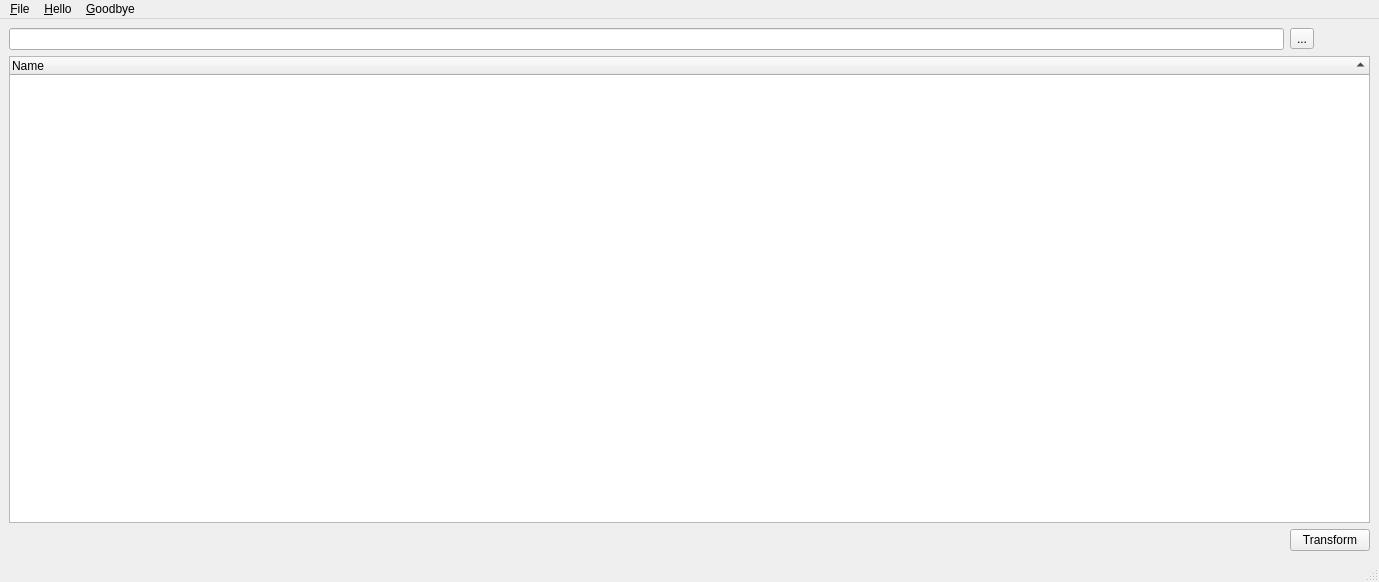
<?xml version="1.0" encoding="UTF-8"?>
<ui version="4.0">
 <class>CMainWindow</class>
 <widget class="QMainWindow" name="CMainWindow">
  <property name="geometry">
   <rect>
    <x>0</x>
    <y>0</y>
    <width>1379</width>
    <height>582</height>
   </rect>
  </property>
  <property name="windowTitle">
   <string>Multi Movie in a Dir Finder</string>
  </property>
  <property name="windowIcon">
   <iconset resource="application.qrc">
    <normaloff>:/resources/open.png</normaloff>:/resources/open.png</iconset>
  </property>
  <widget class="QWidget" name="centralwidget">
   <layout class="QGridLayout" name="gridLayout">
    <item row="2" column="0" colspan="3">
     <spacer name="horizontalSpacer">
      <property name="orientation">
       <enum>Qt::Horizontal</enum>
      </property>
      <property name="sizeHint" stdset="0">
       <size>
        <width>1257</width>
        <height>20</height>
       </size>
      </property>
     </spacer>
    </item>
    <item row="2" column="3">
     <widget class="QPushButton" name="btnTransform">
      <property name="text">
       <string>Transform</string>
      </property>
     </widget>
    </item>
    <item row="1" column="0" colspan="4">
     <widget class="QTreeWidget" name="directories">
      <property name="editTriggers">
       <set>QAbstractItemView::NoEditTriggers</set>
      </property>
      <property name="alternatingRowColors">
       <bool>true</bool>
      </property>
      <property name="selectionMode">
       <enum>QAbstractItemView::MultiSelection</enum>
      </property>
      <property name="sortingEnabled">
       <bool>true</bool>
      </property>
      <column>
       <property name="text">
        <string notr="true">Name</string>
       </property>
      </column>
     </widget>
    </item>
    <item row="0" column="3">
     <widget class="QToolButton" name="btnSelectDir">
      <property name="text">
       <string>...</string>
      </property>
      <property name="icon">
       <iconset resource="application.qrc">
        <normaloff>:/resources/open.png</normaloff>:/resources/open.png</iconset>
      </property>
     </widget>
    </item>
    <item row="0" column="0" colspan="3">
     <widget class="NSABUtils::CDelayLineEdit" name="dir">
      <property name="sizePolicy">
       <sizepolicy hsizetype="Expanding" vsizetype="Fixed">
        <horstretch>0</horstretch>
        <verstretch>0</verstretch>
       </sizepolicy>
      </property>
     </widget>
    </item>
   </layout>
  </widget>
  <widget class="NSABUtils::CMenuBarEx" name="menubar">
   <property name="geometry">
    <rect>
     <x>0</x>
     <y>0</y>
     <width>1379</width>
     <height>22</height>
    </rect>
   </property>
   <widget class="QMenu" name="menuFile">
    <property name="title">
     <string>&amp;File</string>
    </property>
    <addaction name="actionSetDirectory"/>
    <addaction name="separator"/>
    <addaction name="actionExit"/>
   </widget>
   <widget class="QMenu" name="menuHello">
    <property name="title">
     <string>&amp;Hello</string>
    </property>
    <addaction name="actionasd"/>
    <addaction name="actionad"/>
   </widget>
   <widget class="QMenu" name="menuGoodbye">
    <property name="title">
     <string>&amp;Goodbye</string>
    </property>
    <addaction name="actionasdasd"/>
    <addaction name="actionasdasd_2"/>
   </widget>
   <addaction name="menuFile"/>
   <addaction name="menuHello"/>
   <addaction name="menuGoodbye"/>
  </widget>
  <widget class="QStatusBar" name="statusbar"/>
  <action name="actionSetDirectory">
   <property name="text">
    <string>Set &amp;Directory...</string>
   </property>
  </action>
  <action name="actionExit">
   <property name="text">
    <string>E&amp;xit</string>
   </property>
  </action>
  <action name="actionasd">
   <property name="text">
    <string>asd</string>
   </property>
  </action>
  <action name="actionad">
   <property name="text">
    <string>ad</string>
   </property>
  </action>
  <action name="actionasdasd">
   <property name="text">
    <string>asdasd</string>
   </property>
  </action>
  <action name="actionasdasd_2">
   <property name="text">
    <string>asdasd</string>
   </property>
  </action>
 </widget>
 <customwidgets>
  <customwidget>
   <class>NSABUtils::CDelayLineEdit</class>
   <extends>QLineEdit</extends>
   <header>SABUtils/DelayLineEdit.h</header>
  </customwidget>
  <customwidget>
   <class>NSABUtils::CMenuBarEx</class>
   <extends>QMenuBar</extends>
   <header>SABUtils/MenuBarEx.h</header>
  </customwidget>
 </customwidgets>
 <tabstops>
  <tabstop>dir</tabstop>
  <tabstop>directories</tabstop>
 </tabstops>
 <resources>
  <include location="application.qrc"/>
 </resources>
 <connections>
  <connection>
   <sender>actionExit</sender>
   <signal>triggered()</signal>
   <receiver>CMainWindow</receiver>
   <slot>close()</slot>
   <hints>
    <hint type="sourcelabel">
     <x>-1</x>
     <y>-1</y>
    </hint>
    <hint type="destinationlabel">
     <x>399</x>
     <y>299</y>
    </hint>
   </hints>
  </connection>
 </connections>
</ui>
